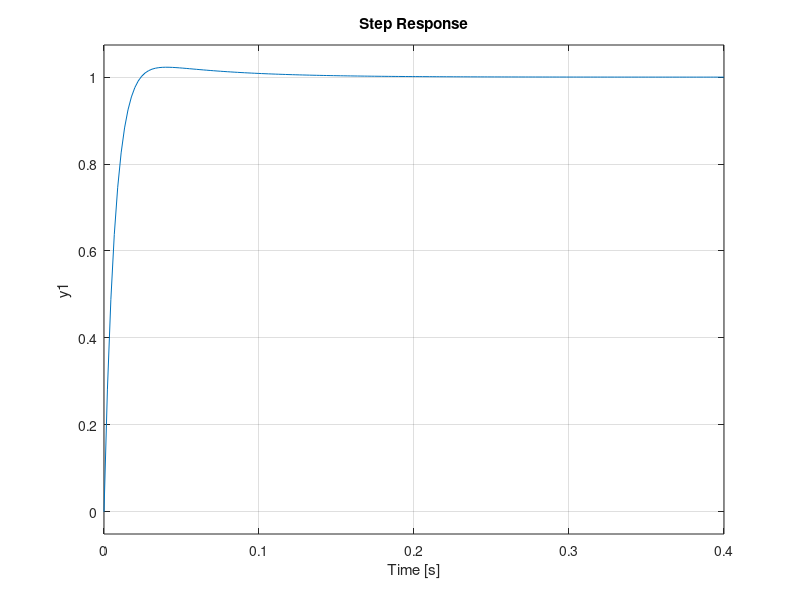
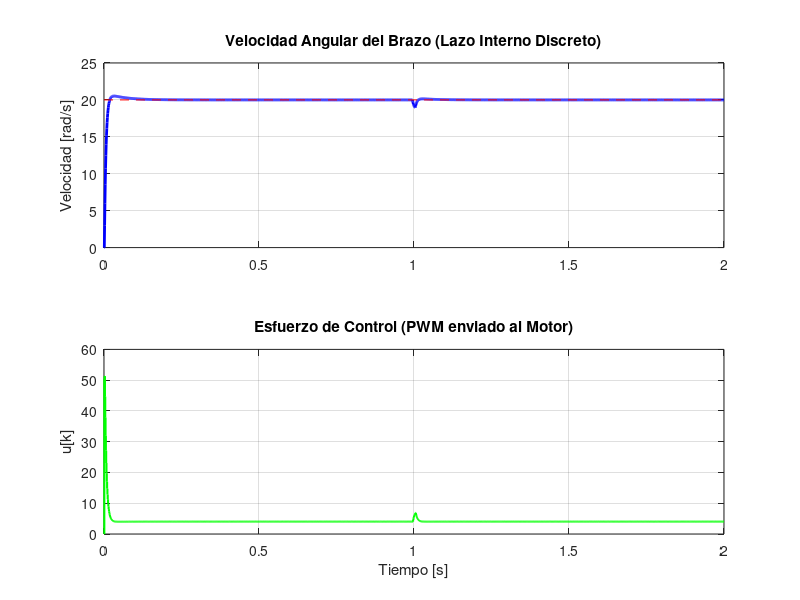

Recreate these plots in MATLAB, in order.
clear all
close all


% Parametros del motor dc
Ra = 4.04;      % Ohms
La = 0.00255;   % H
Km = 0.1735;    % N.m/A
Tm = 0.0281;    % N.m
Bm = 1.189e-3;  % N.m.s/rad
Jm = 7.20e-4;   % Kg.m^2

K = Km / ((Km)^2 + Ra*Bm);
tau = (Ra*Jm) / ((Km)^2 + Ra*Bm);

% Modelo simplificado estandar
numM = K;
denM = [tau 1];
G_m = tf(numM,denM);


% % Modelo completo de 2do orden
% numM2 = Km;
% denM2 = [La*Jm (Ra*Jm + La*Bm) (Ra*Bm + Km^2)];
% G_m2 = tf(numM2,denM2);

%step(G_m)
%grid on;


% Controlador PID Astrom. Para este caso solo PI
Kpi = 2.4972; Tii = 0.05542; Tdi = 0; Ni = 1;
numCM = Kpi*[Tii*Tdi, (Tii + Tdi/Ni), 1];
denCM = [Tii*Tdi/Ni, Tii, 0];
pi_motor = tf(numCM, denCM);

%rlocus(pi_motor*G_m)

bloque_I = feedback(pi_motor*G_m,1);
step(bloque_I)
grid on;


% --- PARAMETROS DE DISCRETIZACION ---
T = 1/1000;

% 1. Discretizacion de la Planta del Motor (ZOH)
plantaMD = c2d(G_m,T,'zoh');
[numMD, denMD] = tfdata(plantaMD,'v');
% Coeficientes de la planta (Primer orden: y[k] = b0*u[k-1] - a1*y[k-1])
% Nota: En primer orden, numD suele ser [0 b0] y denD [1 a1]
b1_p = numMD(2); 
a1_p = denMD(2);

% 2. Discretizacion del Controlador PI (Tustin)
C_piD = c2d(pi_motor,T,'tustin');
[numCD, denCD] = tfdata(C_piD,'v');
% Coeficientes del controlador PI digital
% u[k] = -c1*u[k-1] + d0*e[k] + d1*e[k-1]
d0 = numCD(1);
d1 = numCD(2);
c1 = denCD(2);


% --- SIMULACION DISCRETA ---
td = 0:T:2.0; % 2 segundos de simulacion
n = length(td);
ud = zeros(1, n); % Voltaje / PWM
yd = zeros(1, n); % Velocidad angular (rad/s)
ed = zeros(1, n); % Error de velocidad
limite = 1264; % PWM
ref = 20.0; % Referencia de velocidad (escalon unitario)

% --- BUCLE DE CONTROL ---
for k = 2:n
    % 1. Error de velocidad
    % Agregamos un ruido de lectura de encoder
    ruido = (rand() - 0.5) * 0.01; 
    ed(k) = ref - (yd(k-1) + ruido);
    
    % 2. Ecuacion en diferencias del controlador PI
    % Basado en la discretizacion Tustin
    ud_calc = -c1*ud(k-1) + d0*ed(k) + d1*ed(k-1);
    
    % --- SATURACION (Limite del Puente H / PWM) ---
    % Suponiendo que tu PWM llega hasta 1000 (o 12V representados en escala) 
    if ud_calc > limite
       ud(k) = limite;
    elseif ud_calc < -limite
       ud(k) = -limite;
    else
       ud(k) = ud_calc;
    end
    
    % 3. Evolucion de la planta (Fisica del motor)
    % Ecuacion: yd[k] = b1_p * ud[k-1] - a1_p * yd[k-1]
    yd(k) = b1_p * ud(k-1) - a1_p * yd(k-1);
    
    % --- PERTURBACION (Friccion extra o golpe) ---
    if abs(td(k) - 1.0) < 0.005
        yd(k) = yd(k) - 0.2; % Frenamos el motor un instante
    end
end

% --- GRAFICOS ---
figure(4)
subplot(2,1,1)
plot(td, yd, 'b', 'LineWidth', 2); hold on;
line([td(1) td(end)], [ref ref], 'Color', 'r', 'LineStyle', '--');
title('Velocidad Angular del Brazo (Lazo Interno Discreto)');
ylabel('Velocidad [rad/s]'); grid on;

subplot(2,1,2)
stairs(td, ud, 'g', 'LineWidth', 1.5);
title('Esfuerzo de Control (PWM enviado al Motor)');
ylabel('u[k]'); xlabel('Tiempo [s]'); grid on;
